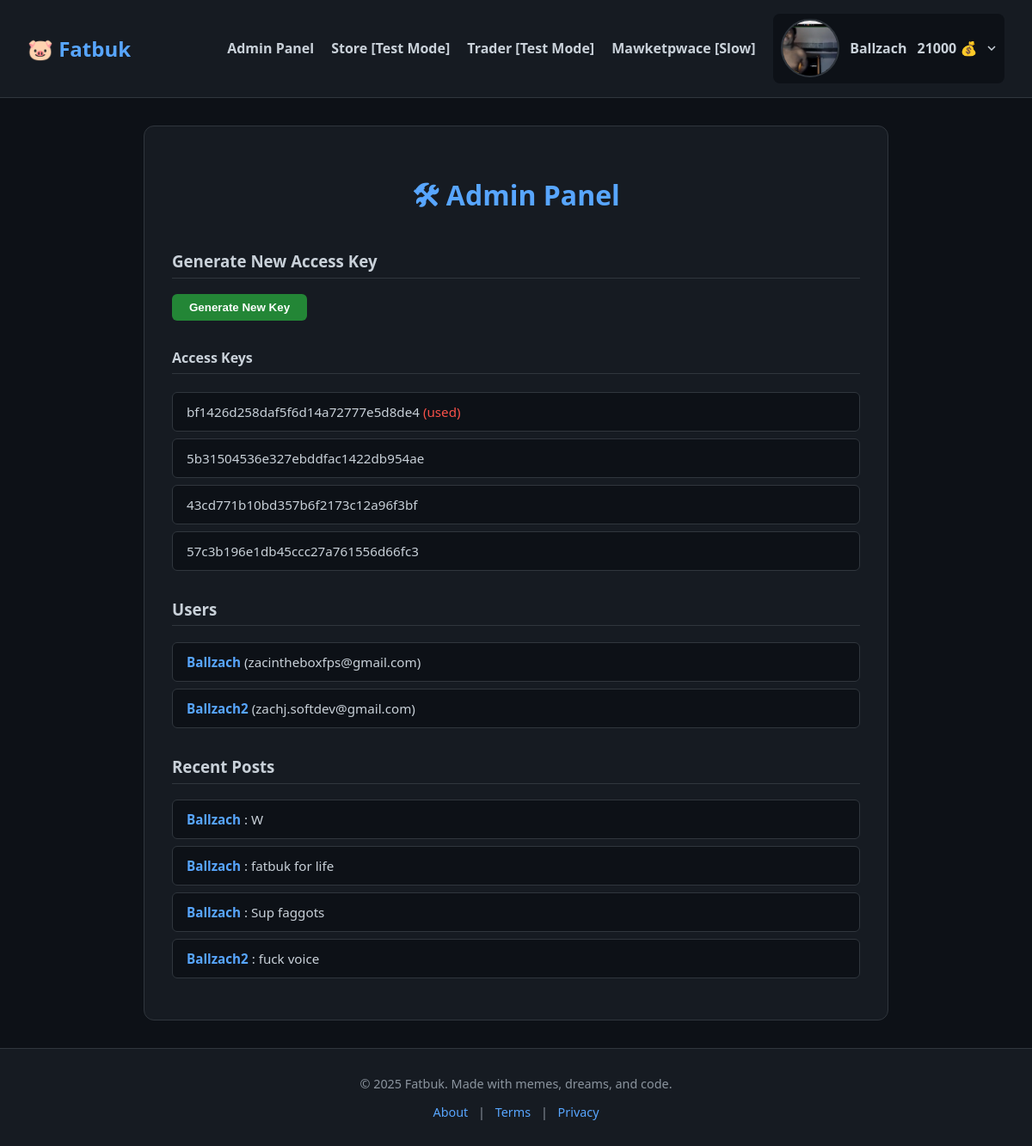
The page /admin (signed in) on the database its author committed.
### fatbuk/app.py (models this page shows)
class User(db.Model):
    id = db.Column(db.Integer, primary_key=True)
    username = db.Column(db.String(50), unique=True, nullable=False)
    email = db.Column(db.String(100), unique=True, nullable=False)
    password = db.Column(db.String(200), nullable=False)
    profile_picture = db.Column(db.String(200), nullable=True)
    fatbucks = db.Column(db.Integer, default=0)
    muted_until = db.Column(db.DateTime, nullable=True)

class AccessKey(db.Model):
    id = db.Column(db.Integer, primary_key=True)
    key = db.Column(db.String(64), unique=True, nullable=False)
    used = db.Column(db.Boolean, default=False)
    creator_id = db.Column(db.Integer, db.ForeignKey("user.id"))

class Post(db.Model):
    id = db.Column(db.Integer, primary_key=True)
    user_id = db.Column(db.Integer, db.ForeignKey("user.id"))
    content = db.Column(db.Text, nullable=False)
    image_url = db.Column(db.String(200), nullable=True)
    created_at = db.Column(db.DateTime, default=datetime.utcnow)
    user = db.relationship("User", backref="posts")
    medals = db.Column(db.Integer, default=0)

### fatbuk/app.py (the view)
@app.route("/admin", methods=["GET", "POST"])
@admin_required
def admin_panel():
    if request.method == "POST":
        new_key = secrets.token_hex(16)
        db.session.add(AccessKey(key=new_key))
        db.session.commit()
    keys = AccessKey.query.all()
    users = User.query.all()
    posts = Post.query.order_by(Post.created_at.desc()).all()
    return render_template("admin_panel.html", users=users, posts=posts, keys=keys)

### fatbuk/app.py (called while the page is built)
@app.before_request
def update_stripe_key():
    load_dotenv(override=True) # Reload env variables
    stripe.api_key = os.getenv("STRIPE_SECRET_KEY")

def admin_required(f):
    @wraps(f)
    def decorated_function(*args, **kwargs):
        if "user_id" not in session:
            return redirect(url_for("auth"))
        user = User.query.get(session["user_id"])
        if not user or user.username != "Ballzach":
            return abort(403)
        return f(*args, **kwargs)
    return decorated_function

@app.context_processor
def inject_user():
    if "user_id" in session:
        return {"user": User.query.get(session["user_id"])}
    return {"user": None}

@app.context_processor
def inject_now():
    return {"now": datetime.utcnow}

### fatbuk/templates/admin_panel.html (shortened to what this page needs)
{% extends "base.html" %}
{% block content %}
<link rel="stylesheet" href="{{ url_for('static', filename='css/admin_panel.css') }}">
<div class="admin-container">
    <h2>🛠 Admin Panel</h2>
    <h3>Generate New Access Key</h3>
    <form method="POST" action="{{ url_for('admin_panel') }}">
        <button type="submit">Generate New Key</button>
    </form>
    <h4>Access Keys</h4>
    <ul>
        {% for key in keys %}
        <li>
            {{ key.key }}
            {% if key.used %}
            <span style="color:#f85149;">(used)</span>
            {% endif %}
        </li>
        {% endfor %}
    </ul>
    <h3>Users</h3>
    <ul>
        {% for u in users %}
        <li>
            <strong>
                <a href="{{ url_for('user_profile', user_id=u.id) }}">
                    {{ u.username }}
                </a>
            </strong> ({{ u.email }})
        </li>
        {% endfor %}
    </ul>
    <h3>Recent Posts</h3>
    <ul>
        {% for p in posts %}
        <li>
            <strong>
                <a href="{{ url_for('user_profile', user_id=p.user.id) }}">
                    {{ p.user.username }}
                </a>
            </strong>: {{ p.content[:80] }}{% if p.content|length > 80 %}...{% endif %}
        </li>
        {% endfor %}
    </ul>
</div>
{% endblock %}

### fatbuk/templates/components/navbar.html (shortened to what this page needs)
<link rel="stylesheet" href="{{ url_for('static', filename='css/navbar.css') }}">
<nav class="navbar">
    <div class="logo">
        <a href="/">🐷 Fatbuk</a>
    </div>
    <ul class="nav-links">
        {% if session.get('user_id') %}
        {% if user.username == "Ballzach" %}
        <li><a href="{{ url_for('admin_panel') }}">Admin Panel</a></li>
        {% endif %}
        <li><a href="/store">Store [Test Mode]</a></li>
        <li><a href="/trader">Trader [Test Mode]</a></li>
        <li><a href="/marketplace">Mawketpwace [Slow]</a></li>
        <li class="dropdown">
            <div class="dropdown-toggle">
                <img src="{{ url_for('static', filename='avatars/' + (user.profile_picture or 'default-avatar.png')) }}"
                    alt="Avatar">
                <span>{{ user.username }}</span>
                <span class="fatbucks">{{ user.fatbucks if user.fatbucks is not none else 0 }} 💰</span>
                <svg class="caret" width="10" height="6" viewBox="0 0 10 6" fill="none">
                    <path d="M1 1L5 5L9 1" stroke="#c9d1d9" stroke-width="1.5" />
                </svg>
            </div>
        </li>
        {% else %}
        <li><a href="/auth">Login</a></li>
        {% endif %}
    </ul>
</nav>

### fatbuk/static/css/base.css (style rules this page uses)
body { margin: 0; font-family: 'Segoe UI', sans-serif; background-color: #0d1117; color: #c9d1d9; scrollbar-width: thin; scrollbar-color: #30363d #0d1117; }
a { color: #58a6ff; text-decoration: none; }

### fatbuk/static/css/navbar.css (style rules this page uses)
.navbar { display: flex; justify-content: space-between; align-items: center; background-color: #161b22; padding: 1rem 2rem; border-bottom: 1px solid #30363d; position: sticky; top: 0; z-index: 100; }
.logo a { font-size: 1.5rem; color: #58a6ff; text-decoration: none; font-weight: bold; }
.nav-links { list-style: none; display: flex; align-items: center; gap: 1.25rem; margin: 0; padding: 0; }
.nav-links a { color: #c9d1d9; text-decoration: none; font-weight: bold; transition: color 0.2s; }
.dropdown { position: relative; }
.dropdown-toggle { display: flex; align-items: center; gap: 0.75rem; cursor: pointer; padding: 0.4rem 0.6rem; background-color: #0d1117; border-radius: 8px; transition: background 0.2s ease; }
.dropdown-toggle img { width: 64px; height: 64px; border-radius: 50%; object-fit: cover; border: 2px solid #30363d; }
.dropdown-toggle span { color: #c9d1d9; font-weight: bold; font-size: 1rem; white-space: nowrap; }
.dropdown-toggle .caret { width: 10px; height: 6px; transition: transform 0.2s ease; }

### fatbuk/static/css/admin_panel.css (style rules this page uses)
.admin-container { max-width: 800px; margin: 2rem auto; padding: 2rem; background-color: #161b22; border: 1px solid #30363d; border-radius: 12px; color: #c9d1d9; }
.admin-container h2 { font-size: 2rem; color: #58a6ff; margin-bottom: 1.5rem; text-align: center; }
.admin-container h3, .admin-container h4 { margin-top: 2rem; border-bottom: 1px solid #30363d; padding-bottom: 0.4rem; color: #c9d1d9; }
.admin-container form { margin-top: 0.5rem; margin-bottom: 1rem; }
.admin-container button { padding: 0.5rem 1.25rem; background-color: #238636; border: none; border-radius: 6px; color: white; font-weight: bold; cursor: pointer; transition: background-color 0.3s; }
.admin-container ul { list-style: none; padding-left: 0; }
.admin-container li { background-color: #0d1117; border: 1px solid #30363d; border-radius: 6px; padding: 0.75rem 1rem; margin-bottom: 0.5rem; font-size: 0.95rem; overflow-wrap: anywhere; }

### rows shown on the page
User: profile_picture (picture), username "Ballzach", fatbucks "21000", email "zacintheboxfps@gmail.com"
AccessKey: key "bf1426d258daf5f6d14a72777e5d8de4", used "(used)"
AccessKey: key "5b31504536e327ebddfac1422db954ae"
AccessKey: key "43cd771b10bd357b6f2173c12a96f3bf"
AccessKey: key "57c3b196e1db45ccc27a761556d66fc3"
User: username "Ballzach2", email "zachj.softdev@gmail.com"
Post: user.username "Ballzach", content "W"
Post: user.username "Ballzach", content "fatbuk for life"
Post: user.username "Ballzach", content "Sup faggots"
Post: user.username "Ballzach2", content "fuck voice"
